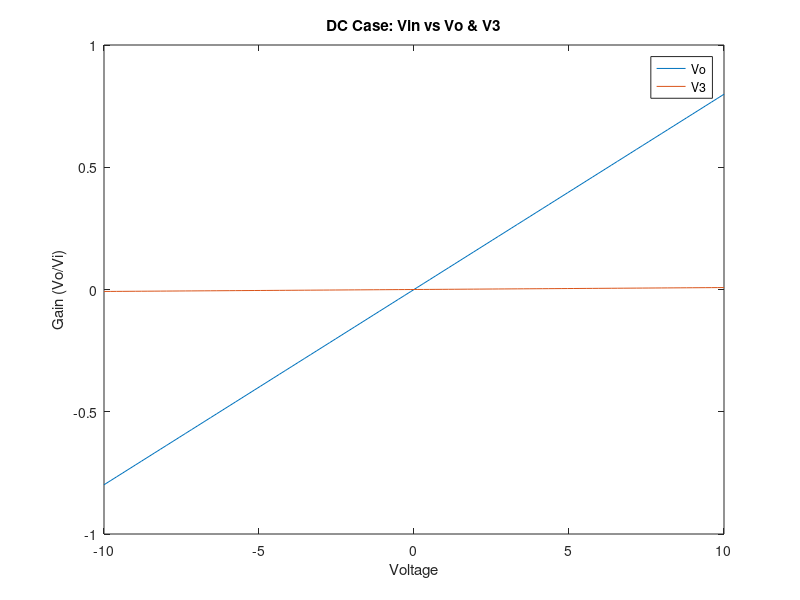
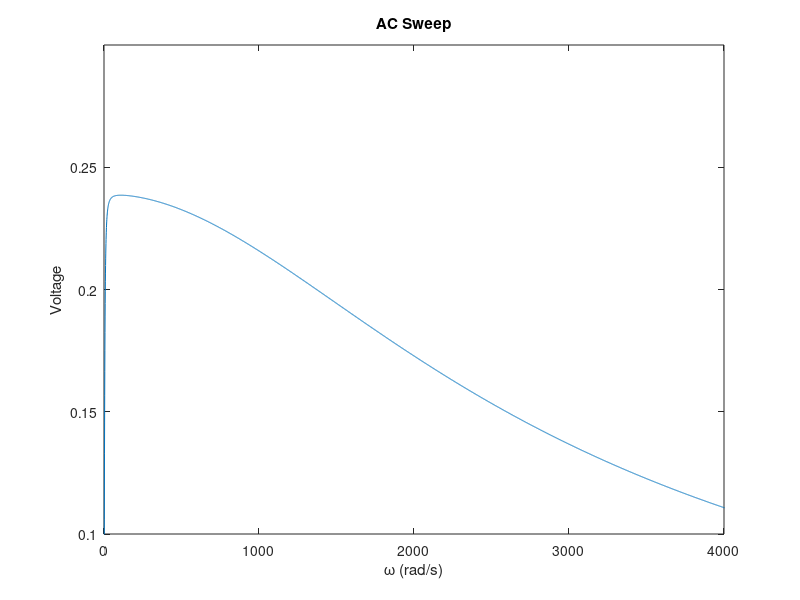
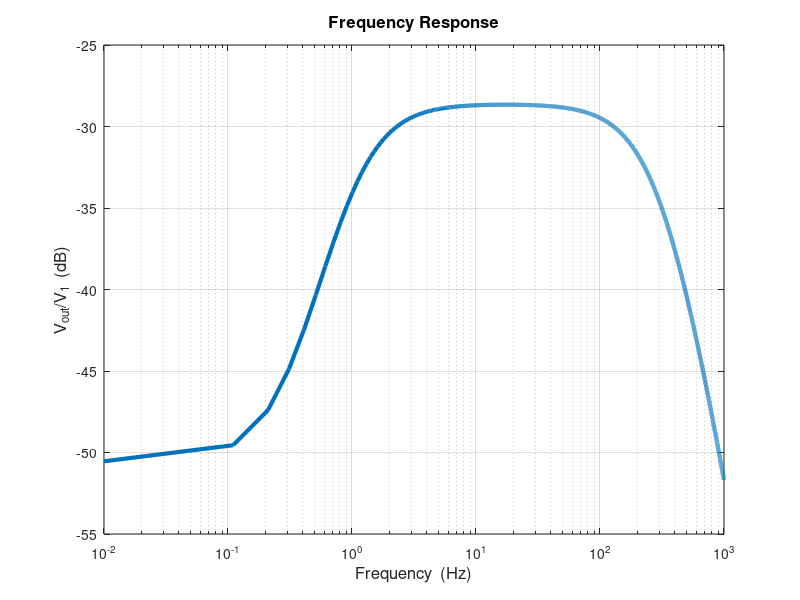
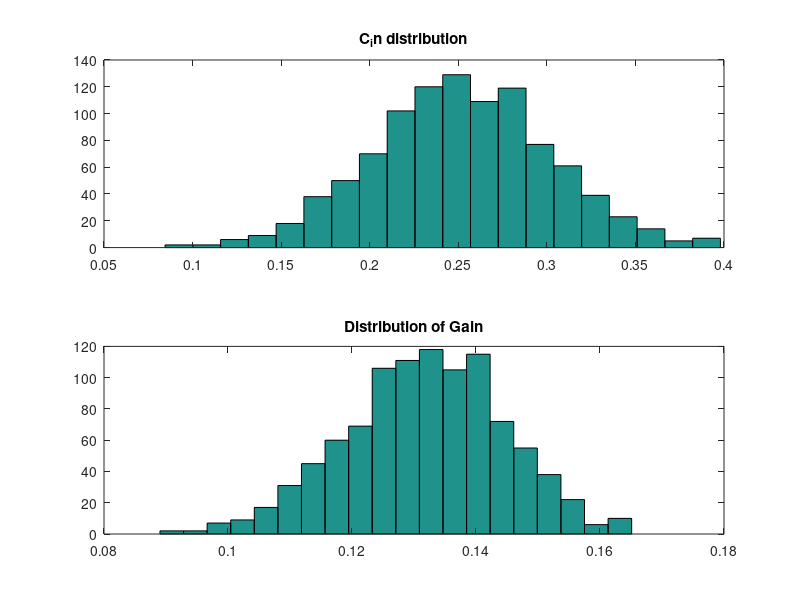

These figures' MATLAB source, in order:
%Jay Maini 101037537
set(0, 'DefaultFigureWindowStyle','docked')
clear all
close all
global G C F

%Circuit parameters
R1 = 1;
R2 = 2;
R3 = 418;
R4 = 0.1;
Ro = 1000;

L1 = 0.2;
a = 100;
C1 = 0.25;
G1 = 1/R1;
G2 = 1/R2;
G3 = 1/R3;
G4 = 1/R4;
Go = 1/Ro;

C = [0 0 0 0 0 0 0;
    -C1 C1 0 0 0 0 0;
    0 0 -L1 0 0 0 0;
    0 0 0 0 0 0 0;
    0 0 0 0 0 0 0;
    0 0 0 0 0 0 0;
    0 0 0 0 0 0 0];

G = [1 0 0 0 0 0 0;
    -G2 G1+G2 -1 0 0 0 0;
    0 1 0 -1 0 0 0;
    0 0 -1 G3 0 0 0;
    0 0 0 0 -a 1 0;
    0 0 0 G3 -1 0 0;
    0 0 0 0 0 -G4 G4+Go];

F = [1;0;0;0;0;0;0];

%[V1 V2 IL V3 I3 V4 Vo]

%DC Case

s = 0; %no capacitive/inductive effects
Vin = linspace(-10, 10, 100);
V3 = zeros(size(Vin));
Vo = zeros(size(Vin));
for i=1:length(Vin)
   V = (G+s.*C)\(F.*Vin(i)); 
   V3(i) = V(4)*G3;
   Vo(i) = V(7);
end


figure(1)
%subplot(2,3,1)
plot(Vin,Vo)
hold on
plot(Vin,V3)
title('DC Case: Vin vs Vo & V3')
xlabel('Voltage')
ylabel('Gain (Vo/Vi)')
legend('Vo','V3')

f = linspace(0.01, 1000, 10000);
w = 2*pi*f;
Vo = zeros(size(f));
for i = 1:length(f)
    s = j*w(i);
    V = (G+s*C)\F;  % Solving
    Vo(i) = V(7);
end
%subplot(2,3,2)
figure(2)
plot(w,abs(Vo));
title('AC Sweep');
xlabel('\omega (rad/s)');
ylabel('Voltage');
ylim([0.1 0.3])
xlim([0 4000])

%subplot(2,3,3)
figure(3)
semilogx(f, 20*log(abs(Vo)),'LineWidth',3);
grid;
title('Frequency Response', 'FontSize',12);
xlabel('Frequency  (Hz)','FontSize',12);
ylabel('V_{out}/V_{1}  (dB)','FontSize',12);

%subplot(2,3,4)
figure(4)
subplot(2,1,1)
%normal distribution of Capacitance
C1_dist = C1 + 0.05 * randn(1000,1);
hist(C1_dist, 20)
title('C_in distribution')

%subplot(2,3,5)
subplot(2,1,2)
Vo = zeros(size(C1_dist));
s = 1i*pi;
%Solved distribution of gain 
for i = 1:length(C1_dist)
    C1 = C1_dist(i);
    %recalculate C matrix
    C = [0 0 0 0 0 0 0;
    -C1 C1 0 0 0 0 0;
    0 0 -L1 0 0 0 0;
    0 0 0 0 0 0 0;
    0 0 0 0 0 0 0;
    0 0 0 0 0 0 0;
    0 0 0 0 0 0 0];
    
    V = (G+s.*C)\(F);
    Vo(i) = abs(V(7));
end
hist(Vo, 20)
title('Distribution of Gain')


